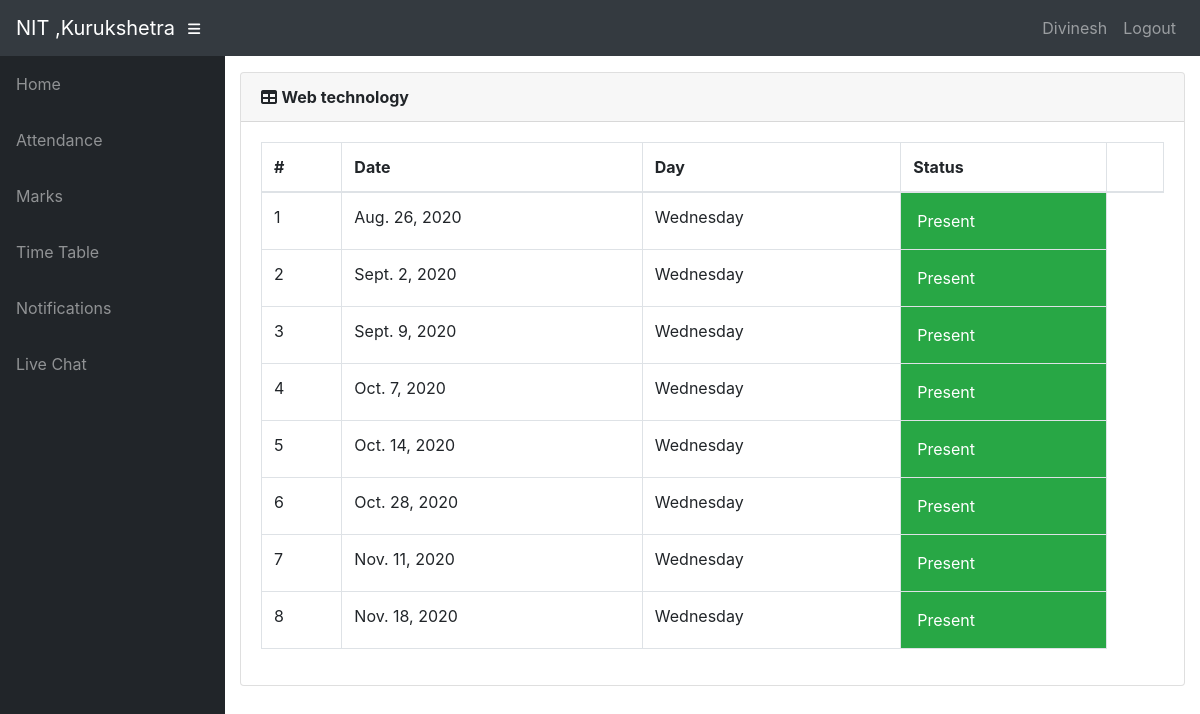
Screenshot of /info/student/4/ITPC33X/attendance/ (signed in) with the database file from the repository.
### info/models.py (models this page shows, shortened)
class User(AbstractUser):
    @property
    def is_student(self):
        if hasattr(self, 'student'):
            return True
        return False

class Student(models.Model):
    user = models.OneToOneField(User, on_delete=models.CASCADE, null=True)
    class_id = models.ForeignKey(Class, on_delete=models.CASCADE, default=1)
    Rollno = models.CharField(primary_key='True', max_length=50, blank=True)
    name = models.CharField(max_length=200)
    sex = models.CharField(max_length=50, choices=sex_choice, default='Male')
    DOB = models.DateField(default='1998-01-01')

class Course(models.Model):
    dept = models.ForeignKey(Dept, on_delete=models.CASCADE)
    id = models.CharField(primary_key='True', max_length=50)
    name = models.CharField(max_length=50)
    status = models.CharField(max_length=50, choices= lab_choice,  default='Theory')
    room = models.CharField(max_length=10, default='Room', blank=True)

class Attendance(models.Model):
    course = models.ForeignKey(Course, on_delete=models.CASCADE)
    student = models.ForeignKey(Student, on_delete=models.CASCADE)
    attendanceclass = models.ForeignKey(AttendanceClass, on_delete=models.CASCADE, default=1)
    date = models.DateField(default=date)
    status = models.BooleanField(default='True')

### info/views.py (the view)
# urls.py: path('student/<slug:stud_id>/<slug:course_id>/attendance/', views.attendance_detail, name='attendance_detail'),
@login_required()
def attendance_detail(request, stud_id, course_id):
    stud = get_object_or_404(Student, Rollno=stud_id)
    cr = get_object_or_404(Course, id=course_id)
    att_list = Attendance.objects.filter(course=cr, student=stud).order_by('date')
    return render(request, 'info/att_detail.html', {'att_list': att_list, 'cr': cr})

### info/templates/info/att_detail.html (shortened to what this page needs)
{% extends 'info/base.html' %}
{% block content %}
<div class="card mb-3">
    <div class="card-header">
        <i class="fas fa-table"></i>
        <strong>{{ cr.name }}</strong></div>
    <div class="card-body">
        <div class="table-responsive">
            <table class="table table-bordered" id="dataTable" width="100%" cellspacing="0">
                <thead>
                <tr>
                    <th>#</th>
                    <th>Date</th>
                    <th>Day</th>
                    <th>Status</th>
                    <th></th>
                </tr>
                </thead>
                <tbody>
                {% for a in att_list %}
                <tr class="row100 body">
                    <td>{{ forloop.counter }}</td>
                    <td>{{ a.date }}</td>
                    <td>{{ a.date|date:"l" }}</td>
                    {% if a.status %}
                    <td class="p-3 mb-2 bg-success text-white">Present </td>
                    {% else %}
                    <td class="p-3 mb-2 bg-danger text-white">Absent <span
                            class="glyphicon glyphicon-thumbs-down"></span</td>
                    {% endif %}
                </tr>
                {% empty %}
                <p>student has no attendance</p>
                {% endfor %}
                </tbody>
            </table>
        </div>
    </div>
</div>
{% endblock %}

### info/templates/info/base.html (shortened to what this page needs)
<!DOCTYPE html>
<html lang="en">
<head>
    {% load static %}
    <link href="{% static '/info/bootstrap/vendor/bootstrap/css/bootstrap.min.css' %}" rel="stylesheet">
    <link href="{% static '/info/bootstrap/vendor/fontawesome-free/css/all.min.css' %}" rel="stylesheet"
          type="text/css">
    <link href="{% static '/info/bootstrap/vendor/datatables/dataTables.bootstrap4.css' %}" rel="stylesheet">
    <link href="{% static '/info/bootstrap/css/sb-admin.css' %}" rel="stylesheet">
</head>
<body id="page-top">
<nav class="navbar navbar-expand navbar-dark bg-dark static-top">
    <a class="navbar-brand mr-1" href="{% url 'index' %}">NIT ,Kurukshetra</a>
    <button class="btn btn-link btn-sm text-white order-1 order-sm-0" id="sidebarToggle" href="#">
        <i class="fas fa-bars"></i>
    </button>
    <div class="collapse navbar-collapse" id="navbarResponsive">
        <ul class="navbar-nav ml-auto">
            <li class="nav-item">
                {% if request.user.is_student %}
                <a class="nav-link text-capitalize">{{ request.user.student.name }}</a>
                {% elif request.user.is_teacher %}
                <a class="nav-link text-capitalize">{{ request.user.teacher.name }}</a>
                {% endif %}
            </li>
            <li class="nav-item">
                <a class="nav-link" href="#" data-toggle="modal" data-target="#logoutModal">Logout</a>
            </li>
        </ul>
    </div>
</nav>
<div id="wrapper">
    <ul class="sidebar navbar-nav">
        <li class="nav-item">
            <a class="nav-link" href="{% url 'index' %}">
                <span>Home</span>
            </a>
        </li>
        {% if request.user.is_student %}
        <li class="nav-item">
            <a class="nav-link" href="{% url 'attendance' request.user.student.Rollno %}">
                <span>Attendance</span>
            </a>
        </li>
        <li class="nav-item">
            <a class="nav-link" href="{% url 'marks_list' request.user.student.Rollno %}">
                <span>Marks</span>
            </a>
        </li>
        <li class="nav-item">
            <a class="nav-link" href="{% url 'timetable' request.user.student.class_id_id %}">
                <span>Time Table</span>
            </a>
        </li>
        <li class="nav-item">
            <a class="nav-link" href="{% url 'alerts' request.user.student.Rollno %}">
                <span>Notifications</span>
            </a>
        </li>
        <li class="nav-item">
            <a class="nav-link" href="{% url 'chat' request.user.student.Rollno %}">
                <span>Live Chat</span>
            </a>
        </li>
        {% endif %}
    </ul>
    <div id="content-wrapper">
        <div class="container-fluid">
            {% block content %}
            {% endblock %}
        </div>
    </div>
</div>
</body>
</html>

### rows the page displays
User: user.student.name "Divinesh"
Course: name "Web technology"
Attendance: date "Aug. 26, 2020", date "Wednesday", status "Present"
Attendance: date "Sept. 2, 2020", date "Wednesday", status "Present"
Attendance: date "Sept. 9, 2020", date "Wednesday", status "Present"
Attendance: date "Oct. 7, 2020", date "Wednesday", status "Present"
Attendance: date "Oct. 14, 2020", date "Wednesday", status "Present"
Attendance: date "Oct. 28, 2020", date "Wednesday", status "Present"
Attendance: date "Nov. 11, 2020", date "Wednesday", status "Present"
Attendance: date "Nov. 18, 2020", date "Wednesday", status "Present"
